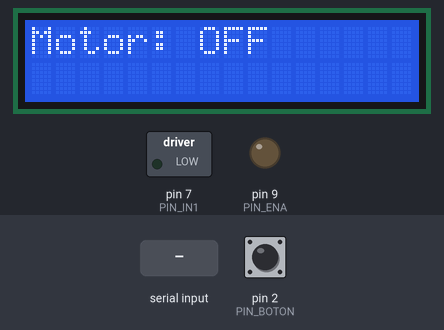
This sketch was run on a simulated Arduino Uno, built with avr-gcc and run on an emulated ATmega328P. Shown: 16×2 character LCD, switched loads named in the sketch (green lamp = pin HIGH), output pins drawn as LEDs (lit = HIGH). The test bench sets the inputs (shaded band); at power-on: pin 2 (PIN_BOTON) HIGH. What the sketch prints to the serial monitor is not drawn.

Above: at 3.7 s.
3.8 s: pin 2 (PIN_BOTON) pulled LOW for 0.15 s
At 3.99 s:
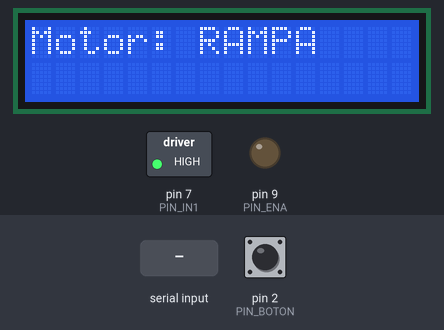
4.5 s: pin 2 (PIN_BOTON) pulled LOW for 1 s
At 5.5 s:
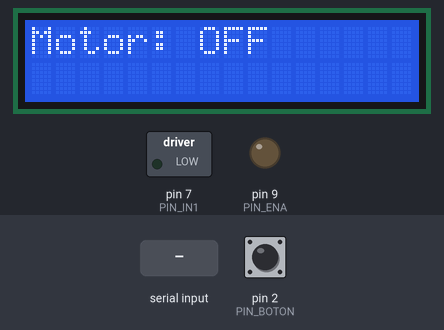
7.0 s: pin 2 (PIN_BOTON) pulled LOW for 0.15 s
At 7.49 s:
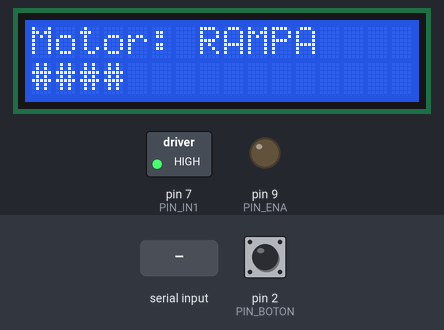
7.7 s: "V90\n" received over Serial
10.0 s: "C\n" received over Serial
11.5 s: pin 2 (PIN_BOTON) pulled LOW for 3.2 s
At 12.2 s:
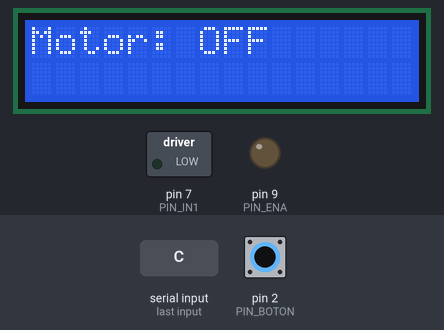
Timing chart, 0 to 14.5 s (numbered marks = the images above; inputs shaded):
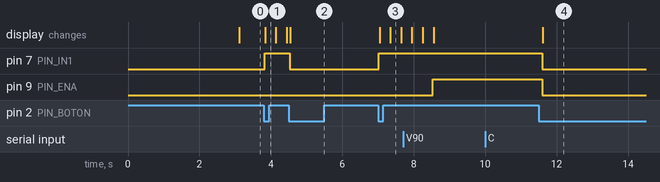

The sketch:

Boton_Arranque_Paro_Tinkercad.ino
```cpp
/*
  Practica 4.1.2: Boton de arranque/paro a prueba de rebotes y apagones.
  VERSION PARA TINKERCAD: Arduino UNO R3 + puente H L293D + motor DC + pulsador + LCD 16x2 (I2C).
  Tinkercad no tiene el UNO R4 (ni su matriz LED) ni el modulo L298N: la matriz se cambia
  por la LCD y el L298N por el L293D, que se controla igual (EN con PWM, IN1 e IN2).
  Equipo: Rosa Guadalupe Romero Navarro, Javier Ramon Quintero Valdez
          y Gabriel Alejandro Barron Sarabia.

  Motor:  D9 (PWM) -> EN1,2 (pata 1 del L293D); D7 -> IN1 (pata 2); IN2 (pata 7) a GND.
          Motor entre OUT1 (pata 3) y OUT2 (pata 6). Patas 4, 5, 12 y 13 a GND.
  Boton:  una pata a D2 y la opuesta a GND (INPUT_PULLUP, sin resistencia).
  LCD:    GND, VCC a 5V, SDA a A4, SCL a A5.
  Potencia: pila de 9 V a VCC2 (pata 8) del L293D; VCC1 (pata 16) a 5V del Arduino.
  Negativo de la pila unido al GND del Arduino (tierra comun obligatoria).

  Una pulsacion arranca el motor con rampa (0 a 255 en 1.5 s); la siguiente lo para de inmediato.
  Defensas:
    - Rebote: la clase Boton solo acepta un cambio que se queda quieto 25 ms (filtro con millis()).
    - Apagon: setup() deja el motor apagado antes que nada, avisa el reinicio en la LCD
      y en el Monitor Serie, y el motor solo arranca con una pulsacion nueva.

  Comandos por el Monitor Serie (115200 baudios, cualquier ajuste de linea):
    V n   cambia la ventana del filtro a n ms (para la prueba de 2, 25 y 300 ms)
    C     pone el contador de pulsaciones en 0
    G     alterna el arranque entre rampa y golpe (PWM directo a 255), para compararlos

  No utiliza delay().
*/

#include <Adafruit_LiquidCrystal.h>

const uint8_t PIN_BOTON = 2;
const uint8_t PIN_IN1 = 7;
const uint8_t PIN_ENA = 9;                 // PWM: velocidad del motor.
const uint32_t VENTANA_MS = 25;            // Tiempo que la senal debe quedarse quieta.
const uint32_t RAMPA_MS = 1500;            // De 0 a 255 en este tiempo.
const uint32_t AVISO_MS = 3000;            // Cuanto dura el aviso de reinicio en la LCD.
const uint32_t FIN_DE_ORDEN_MS = 50;       // Silencio que cierra una orden sin fin de linea.
const uint8_t LARGO_ORDEN = 12;


// ---------------------------------------------------------------- Filtro de rebotes
class Boton {
  public:
    Boton(uint8_t pin, uint32_t ventana = VENTANA_MS)
      : pin_(pin), lecturaAnterior_(HIGH), estadoAceptado_(HIGH),
        ultimoCambio_(0), ventana_(ventana), huboPulsacion_(false) {}

    // Si el boton ya esta oprimido al arrancar, se toma como el estado de partida:
    // asi un dedo que se quedo en el boton durante el reinicio no arranca el motor.
    void iniciar() {
      pinMode(pin_, INPUT_PULLUP);
      lecturaAnterior_ = estadoAceptado_ = digitalRead(pin_);
      ultimoCambio_ = millis();
      huboPulsacion_ = false;
    }

    void actualizar() {
      uint8_t lectura = digitalRead(pin_);
      uint32_t ahora = millis();
      if (lectura != lecturaAnterior_) {
        ultimoCambio_ = ahora;                // Cada rebote reinicia el cronometro.
      }
      if (ahora - ultimoCambio_ >= ventana_ && lectura != estadoAceptado_) {
        estadoAceptado_ = lectura;
        if (estadoAceptado_ == LOW) {
          huboPulsacion_ = true;              // Solo cuenta el paso de suelto a oprimido.
        }
      }
      lecturaAnterior_ = lectura;
    }

    // Entrega cada pulsacion real una sola vez.
    bool fuePresionado() {
      if (huboPulsacion_) {
        huboPulsacion_ = false;
        return true;
      }
      return false;
    }

    void cambiarVentana(uint32_t ventana) { ventana_ = ventana; }
    uint32_t ventana() const { return ventana_; }

  private:
    uint8_t pin_;
    uint8_t lecturaAnterior_;
    uint8_t estadoAceptado_;
    uint32_t ultimoCambio_;
    uint32_t ventana_;
    bool huboPulsacion_;
};


// ---------------------------------------------------------------- Motor
enum EstadoMotor { APAGADO, ARRANCANDO, ENCENDIDO };

Boton boton(PIN_BOTON);
Adafruit_LiquidCrystal lcd(0);

EstadoMotor estado = APAGADO;
uint8_t pwm = 0;
uint32_t inicioRampa = 0;
bool arranqueConRampa = true;
uint32_t pulsaciones = 0;
uint32_t finAviso = 0;
bool avisoVisible = true;

void escribirPwm(uint8_t valor) {
  pwm = valor;
  analogWrite(PIN_ENA, pwm);
}

void pararMotor() {                        // Paro inmediato.
  escribirPwm(0);
  digitalWrite(PIN_IN1, LOW);
  estado = APAGADO;
}

void arrancarMotor() {
  digitalWrite(PIN_IN1, HIGH);
  if (arranqueConRampa) {
    inicioRampa = millis();
    escribirPwm(0);
    estado = ARRANCANDO;
  } else {
    escribirPwm(255);                      // De golpe: solo para comparar.
    estado = ENCENDIDO;
  }
}

// Sube el PWM en proporcion al tiempo transcurrido desde que empezo la rampa.
void actualizarRampa() {
  if (estado != ARRANCANDO) {
    return;
  }
  uint32_t transcurrido = millis() - inicioRampa;
  if (transcurrido >= RAMPA_MS) {
    escribirPwm(255);
    estado = ENCENDIDO;
    Serial.println("Rampa terminada: motor a velocidad maxima (PWM 255)");
    return;
  }
  uint8_t valor = (uint8_t)(255UL * transcurrido / RAMPA_MS);
  if (valor != pwm) {
    escribirPwm(valor);
  }
}


// ---------------------------------------------------------------- LCD (en lugar de la matriz)
void mostrarAviso() {
  lcd.clear();
  lcd.setCursor(0, 0);
  lcd.print("*** SISTEMA ***");
  lcd.setCursor(0, 1);
  lcd.print("  REINICIADO");
}

// Linea 1: estado del motor. Linea 2: barra con la velocidad (sube durante la rampa).
void mostrarEstadoMotor() {
  static int ultimoEstado = -1;
  static int ultimaBarra = -1;
  int barra = (estado == APAGADO) ? 0 : (pwm * 16 + 255) / 256;
  if ((int)estado == ultimoEstado && barra == ultimaBarra) {
    return;                                // Sin cambios: no se redibuja.
  }
  if ((int)estado != ultimoEstado) {
    lcd.clear();
    lcd.setCursor(0, 0);
    lcd.print("Motor: ");
    lcd.print(estado == APAGADO ? "OFF" : (estado == ARRANCANDO ? "RAMPA" : "ON"));
    ultimaBarra = 0;
  }
  lcd.setCursor(ultimaBarra, 1);
  for (int c = ultimaBarra; c < barra; ++c) {
    lcd.print('#');
  }
  ultimoEstado = (int)estado;
  ultimaBarra = barra;
}

void actualizarPantalla() {
  if (avisoVisible) {
    if (millis() < finAviso) {
      return;
    }
    avisoVisible = false;
  }
  mostrarEstadoMotor();
}


// ---------------------------------------------------------------- Monitor Serie
char orden[LARGO_ORDEN + 1];
uint8_t largo = 0;
uint32_t ultimoCaracter = 0;

const char *textoEstado() {
  if (estado == ARRANCANDO) return "ARRANCANDO (rampa)";
  return estado == ENCENDIDO ? "ENCENDIDO" : "APAGADO";
}

void ejecutar(char *texto) {
  if (texto[0] == 'V') {
    long ms = atol(texto + 1);
    if (ms <= 0) {
      Serial.println("Uso: V n  (n = ventana en ms, por ejemplo V 2, V 25 o V 300)");
      return;
    }
    boton.cambiarVentana((uint32_t)ms);
    Serial.print("Ventana del filtro: ");
    Serial.print(boton.ventana());
    Serial.println(" ms");
  } else if (strcmp(texto, "C") == 0) {
    pulsaciones = 0;
    Serial.println("Contador en 0");
  } else if (strcmp(texto, "G") == 0) {
    arranqueConRampa = !arranqueConRampa;
    Serial.print("Arranque: ");
    Serial.println(arranqueConRampa ? "con rampa (1.5 s)" : "de golpe (PWM directo a 255)");
  } else if (texto[0] != '\0') {
    Serial.print("Comando desconocido: ");
    Serial.print(texto);
    Serial.println("  (use V n, C o G)");
  }
}

void cerrarOrden() {
  orden[largo] = '\0';
  ejecutar(orden);
  largo = 0;
}

// Junta los caracteres sin bloquear. La orden termina con fin de linea o, si el monitor
// no lo manda (Tinkercad), tras 50 ms sin recibir caracteres.
void leerSerie() {
  while (Serial.available() > 0) {
    char c = (char)Serial.read();
    ultimoCaracter = millis();
    if (c == '\n' || c == '\r') {
      cerrarOrden();
    } else if (c != ' ' && largo < LARGO_ORDEN) {
      orden[largo++] = (char)toupper((unsigned char)c);
    }
  }
  if (largo > 0 && millis() - ultimoCaracter >= FIN_DE_ORDEN_MS) {
    cerrarOrden();
  }
}


// ---------------------------------------------------------------- Programa principal
void setup() {
  // PRIMERA ACCION: motor apagado (PWM en 0 e IN1 en LOW), pase lo que pase antes del reinicio.
  digitalWrite(PIN_ENA, LOW);
  digitalWrite(PIN_IN1, LOW);
  pinMode(PIN_ENA, OUTPUT);
  pinMode(PIN_IN1, OUTPUT);
  pararMotor();

  boton.iniciar();
  lcd.begin(16, 2);
  lcd.setBacklight(1);
  mostrarAviso();
  finAviso = millis() + AVISO_MS;

  Serial.begin(115200);
  uint32_t inicio = millis();
  while (!Serial && millis() - inicio < 2000) {
    // Espera al Monitor Serie hasta 2 s, sin delay(); el motor ya esta apagado.
  }
  Serial.println();
  Serial.println("*** SISTEMA REINICIADO ***");
  Serial.println("Practica 4.1.2: boton de arranque/paro a prueba de rebotes y apagones");
  Serial.println("Motor APAGADO (estado seguro). Oprima el boton para arrancar.");
  Serial.print("Ventana del filtro: ");
  Serial.print(boton.ventana());
  Serial.println(" ms   |   Comandos: V n (ventana), C (contador a 0), G (rampa/golpe)");
}

void loop() {
  boton.actualizar();
  if (boton.fuePresionado()) {
    pulsaciones++;
    if (estado == APAGADO) {
      arrancarMotor();
    } else {
      pararMotor();
    }
    Serial.print("Pulsacion #");
    Serial.print(pulsaciones);
    Serial.print(" -> Motor ");
    Serial.println(textoEstado());
  }
  actualizarRampa();
  actualizarPantalla();
  leerSerie();
}
```

Measured:
- after the input at 3.8 s, pin 7 (PIN_IN1): LOW → HIGH at once; the display: changes at once (image 1)
- after the input at 4.5 s, pin 7 (PIN_IN1): HIGH → LOW at once; pin 9 (PIN_ENA): stays LOW (without the input it goes to HIGH after 0.83 s); the display: changes at once (image 2)
- after the input at 7.0 s, pin 7 (PIN_IN1): LOW → HIGH at once; the display: first changes at once (image 3 shows a later state)
- after the input at 10.0 s, every drawn part: stays the same
- after the input at 11.5 s, pin 7 (PIN_IN1), pin 9 (PIN_ENA): HIGH → LOW after 0.09 s; the display: changes after 0.10 s (image 4)
